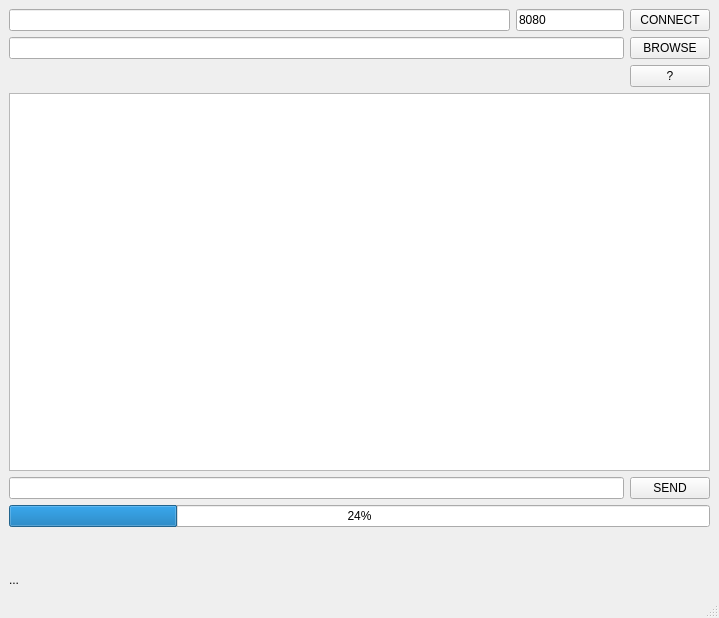
<?xml version="1.0" encoding="UTF-8"?>
<ui version="4.0">
 <class>MainWindow</class>
 <widget class="QMainWindow" name="MainWindow">
  <property name="geometry">
   <rect>
    <x>0</x>
    <y>0</y>
    <width>719</width>
    <height>618</height>
   </rect>
  </property>
  <property name="windowTitle">
   <string>MainWindow</string>
  </property>
  <widget class="QWidget" name="centralwidget">
   <layout class="QHBoxLayout" name="horizontalLayout_4">
    <item>
     <layout class="QGridLayout" name="gridLayout" rowstretch="0,0,0,0,0,0,0,0">
      <item row="7" column="0" alignment="Qt::AlignLeft|Qt::AlignBottom">
       <widget class="QLabel" name="status">
        <property name="text">
         <string>...</string>
        </property>
       </widget>
      </item>
      <item row="6" column="0">
       <spacer name="verticalSpacer">
        <property name="orientation">
         <enum>Qt::Vertical</enum>
        </property>
        <property name="sizeType">
         <enum>QSizePolicy::Fixed</enum>
        </property>
        <property name="sizeHint" stdset="0">
         <size>
          <width>20</width>
          <height>40</height>
         </size>
        </property>
       </spacer>
      </item>
      <item row="0" column="0">
       <layout class="QHBoxLayout" name="horizontalLayout">
        <item>
         <widget class="QLineEdit" name="lineEditUrl"/>
        </item>
        <item alignment="Qt::AlignRight">
         <widget class="QLineEdit" name="lineEditPort">
          <property name="text">
           <string>8080</string>
          </property>
         </widget>
        </item>
        <item>
         <widget class="QPushButton" name="btnConnect">
          <property name="text">
           <string>CONNECT</string>
          </property>
         </widget>
        </item>
       </layout>
      </item>
      <item row="2" column="0" alignment="Qt::AlignRight">
       <widget class="QPushButton" name="btnInfos">
        <property name="text">
         <string>?</string>
        </property>
       </widget>
      </item>
      <item row="5" column="0">
       <widget class="QProgressBar" name="progressBar">
        <property name="value">
         <number>24</number>
        </property>
       </widget>
      </item>
      <item row="3" column="0">
       <widget class="QListView" name="listViewResults"/>
      </item>
      <item row="1" column="0">
       <layout class="QHBoxLayout" name="horizontalLayout_2">
        <item>
         <widget class="QLineEdit" name="lineEditSearch"/>
        </item>
        <item>
         <widget class="QPushButton" name="btnBrowse">
          <property name="text">
           <string>BROWSE</string>
          </property>
         </widget>
        </item>
       </layout>
      </item>
      <item row="4" column="0">
       <layout class="QHBoxLayout" name="horizontalLayout_3">
        <item>
         <widget class="QLineEdit" name="lineEditCommand">
          <property name="text">
           <string/>
          </property>
         </widget>
        </item>
        <item>
         <widget class="QPushButton" name="btnSendCommand">
          <property name="text">
           <string>SEND</string>
          </property>
         </widget>
        </item>
       </layout>
      </item>
     </layout>
    </item>
   </layout>
  </widget>
  <widget class="QMenuBar" name="menubar">
   <property name="geometry">
    <rect>
     <x>0</x>
     <y>0</y>
     <width>719</width>
     <height>25</height>
    </rect>
   </property>
  </widget>
  <widget class="QStatusBar" name="statusbar"/>
 </widget>
 <resources/>
 <connections/>
</ui>
